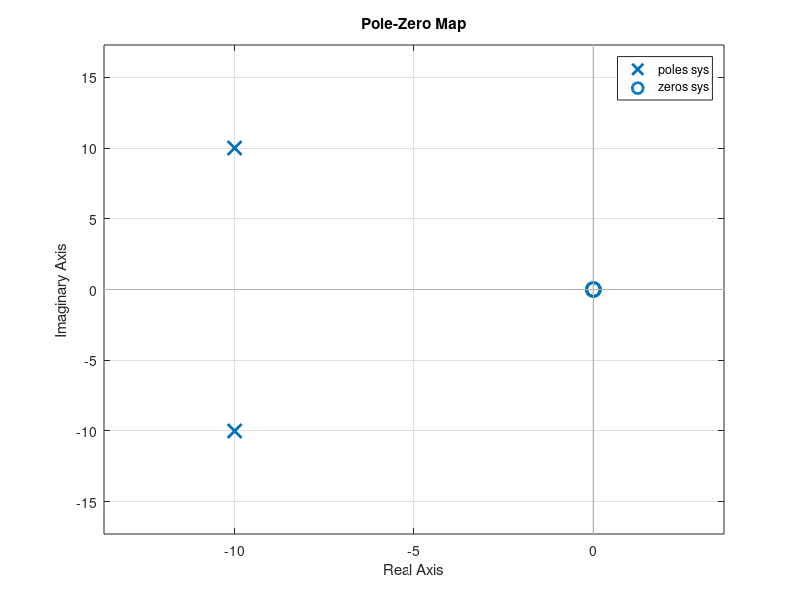

Source code (MATLAB):
%% Title:Control System-Second Order System: diagonal shifting
%Author:Sushma L Nagangoudra
%PS No:99003752
%Date:7/04/2021
%Version:1.0


%% This Document has movement of poles for Second Order System
zeros = 0;
poles = [-10+10i -10-10i];
gain = 1;
sys = zpk(zeros,poles,gain);
hold on
pzmap(sys)
[wn1,zeta1]=damp(sys)
   
zeros = 0;
poles = [-100+100i -100-100i];
gain = 1;
sys = zpk(zeros,poles,gain);
hold on
pzmap(sys)
[wn2,zeta2]=damp(sys)

zeros = 0;
poles = [-300+300i -300-300i];
gain = 1;
sys = zpk(zeros,poles,gain);
pzmap(sys)
[wn3,zeta3]=damp(sys)
%% Analysis of movement of poles in the diagonal Direction.
% 1. Overshoot remains same at the different location of poles.
% 2. Frequency gets increased when the pole is moved upwards.
% 3. Frequency gets decreased when the pole moves downwards.
% 4. As the zeta is in between [0-1] the poles are complex conjugate roots. 